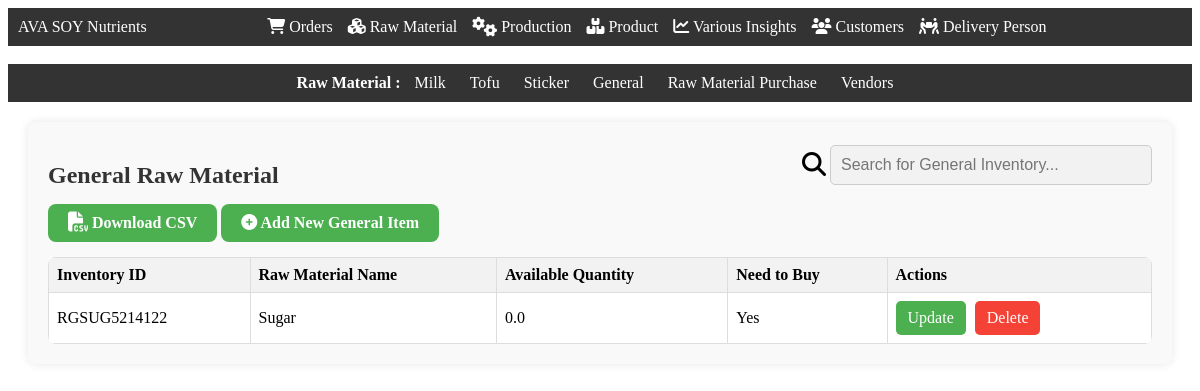
Page /inventory_general (signed in) on the committed database.
### app.py (models this page shows)
class Inventory_General(db.Model):
    Inventory_General_ID = db.Column(db.String(60), primary_key=True)
    RawMaterialName = db.Column(db.String(255))
    AvailableQuantity = db.Column(db.Float)
    Need_to_buy = db.Column(db.Boolean)

### app.py (the view)
@app.route('/inventory_general', methods=["GET", "POST"])
def inventory_general():
    if session['LoggedIn']==True and (session['Designation']=="Admin" or  session['Designation']=="Production Manager"):
        inventory_general_items = Inventory_General.query.all()
        return render_template('inventory_general.html', inventory_general_items=inventory_general_items)

### templates/inventory_general.html (shortened to what this page needs)
<!DOCTYPE html>
<html lang="en">
<head>
    <link rel="stylesheet" href="{{ url_for('static', filename='css/navbar.css') }}">
    <link rel="stylesheet" href="https://cdnjs.cloudflare.com/ajax/libs/font-awesome/6.5.1/css/all.min.css" />
</head>
<body>
    <div class="navbar">
        <div class="navbar-left">AVA SOY Nutrients</div>
        <div class="navbar-center">
            <a href="/orders"><i class="fa-solid fa-cart-shopping"></i> Orders</a>
            <a href="/inventory"><i class="fa-solid fa-cubes"></i> Raw Material</a>
            <a href="/production"><i class="fa-solid fa-gears fa-lg"></i> Production</a>
            <a href="/product"><i class="fa-solid fa-boxes-stacked"></i> Product</a>
            <a href="/variousinsights"><i class="fa-solid fa-chart-line"></i> Various Insights</a>
            <a href="/customers"><i class="fa-solid fa-users"></i> Customers</a>
            <a href="/delivery_person"><i class="fa-solid fa-people-carry-box"></i> Delivery Person</a>
        </div>
    </div>
<br>
<div class="second-navbar">
    <b>Raw Material : </b>
    <a href="/inventory_milk">Milk</a>
    <a href="/inventory_tofu">Tofu</a>
    <a href="/sticker">Sticker</a>
    <a href="/inventory_general">General</a>
    <a href="/inventory_purchase">Raw Material Purchase</a>
    <a href="/raw_material_vendor">Vendors</a>
</div>
<div class="container">
    <div class="row" style="display: flex; justify-content: space-between; align-items: center;">
        <h2>General Raw Material</h2>
        <div class="search-container">
            <i class="fa-solid fa-magnifying-glass fa-xl"></i>
            <input type="text" id="searchInput" onkeyup="searchFunction()" placeholder="Search for General Inventory...">
        </div>
    </div>
    <a href="/download_inventory_general_csv" class="add-item-btn"><i class="fa-solid fa-file-csv fa-lg"></i><b> Download CSV</b></a>
    <a href="/open_add_inventory_general" class="add-item-btn"><i class="fa-solid fa-circle-plus"></i><b> Add New General Item</b></a>
    {% if inventory_general_items|length == 0  %}
        <div class="alert" role="alert">
            <i class="fa-solid fa-face-sad-tear fa-lg"></i>
            No general inventory found. Please add new general items!
        </div>
    {% else %}
    <table>
        <thead>
            <tr>
                <th>Inventory ID</th>
                <th>Raw Material Name</th>
                <th>Available Quantity</th>
                <th>Need to Buy</th>
                <th>Actions</th>
            </tr>
        </thead>
        <tbody>
            {% for item in inventory_general_items %}
                <tr>
                    <td>{{ item.Inventory_General_ID }}</td>
                    <td>{{ item.RawMaterialName }}</td>
                    <td>{{ item.AvailableQuantity }}</td>
                    <td>{{  "Yes" if item.AvailableQuantity <= 50 else "No" }}</td>
                    <td class="action-cell">
                        <a href="/open_update_inventory_general/{{ item.Inventory_General_ID }}" class="action-btn btn-success">Update</a>
                        <a href="#" onclick="confirmDelete('{{ item.Inventory_General_ID }}');" class="action-btn btn-danger">Delete</a>
                    </td>
                </tr>
            {% endfor %}
        </tbody>
    </table>
    {% endif %}
</div>
</body>
</html>

### static/css/navbar.css (style rules this page uses)
.navbar { background-color: #333; color: white; display: flex; justify-content: space-between; align-items: center; padding: 10px; }
.navbar-center { flex: 1; display: flex; justify-content: center; }
.navbar-center a { color: white; text-decoration: none; margin-right: 15px; }
.search-container { margin-bottom: 15px; }
.search-container input[type=text] { width: 300px; padding: 10px; border: 1px solid #ccc; border-radius: 5px; font-size: 16px; background-color: #f2f2f2; }

### templates/inventory_general.html (style rules this page uses)
.container { margin: 20px; padding: 20px; border-radius: 8px; background-color: #f9f9f9; box-shadow: 0 0 10px rgba(0, 0, 0, 0.1); }
h2 { font-size: 24px; margin-bottom: 15px; color: #333; }
table { width: 100%; border-collapse: collapse; background-color: #fff; border-radius: 8px; overflow: hidden; }
table th, table td { border: 1px solid #ddd; padding: 8px; text-align: left; }
thead { background-color: #f2f2f2; }
.add-item-btn { background-color: #4CAF50; border: none; color: white; padding: 10px 20px; text-align: center; text-decoration: none; font-size: 16px; margin-bottom: 15px; cursor: pointer; border-radius: 8px; display: inline-block; transition: background-color 0.3s ease; }
.action-btn { display: inline-block; padding: 8px 12px; margin-right: 5px; border-radius: 5px; text-decoration: none; transition: background-color 0.3s ease; }
.btn-success { background-color: #4CAF50; color: white; }
.btn-danger { background-color: #f44336; color: white; }
.second-navbar { background-color: #333; color: #fff; text-align: center; padding: 10px 0; }
.second-navbar a { color: #fff; text-decoration: none; margin: 0 10px; }

### rows in the picture
Inventory_General: Inventory_General_ID "RGSUG5214122", RawMaterialName "Sugar", AvailableQuantity "0.0", AvailableQuantity "Yes"
